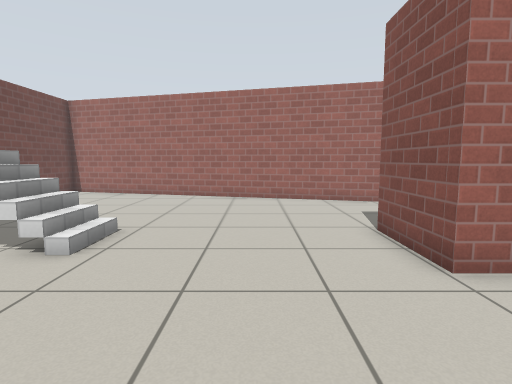
view 1 (above)

15 first-person views from a walk through a Gazebo world. The camera is 0.89 m above the floor, tilts 6° down and sees 80° across. The floor is counted in squares, 0.5 m on a side. Each view is taken from the middle of a square. On the plan, view 1 faces up. The plan holds only what a view shows up to about 16 squares ahead; the rest is blank. Simple patterns stand in for the simulator's built-in surfaces.

view 2
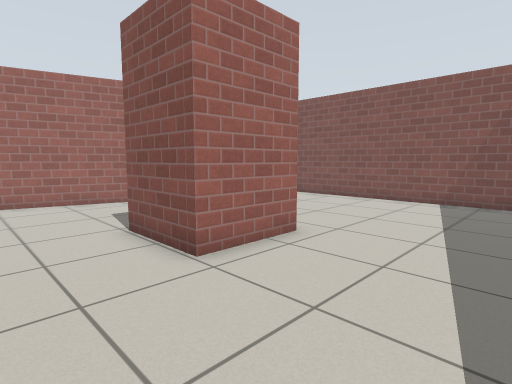

view 3
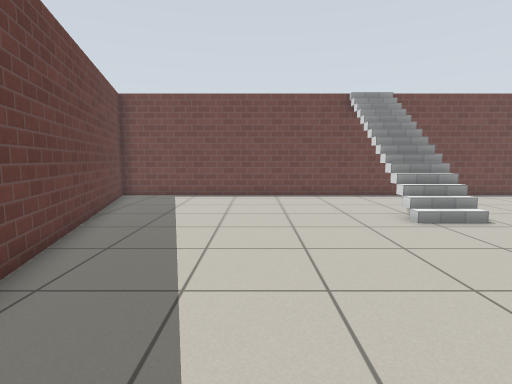

view 4
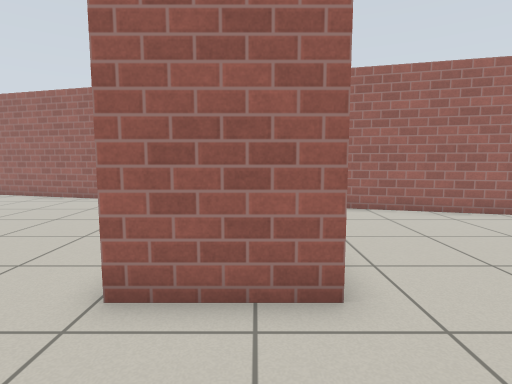

view 5
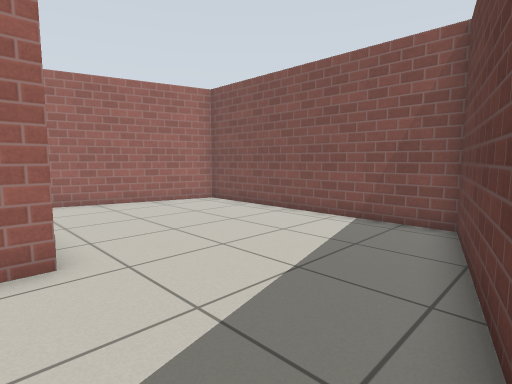

view 6
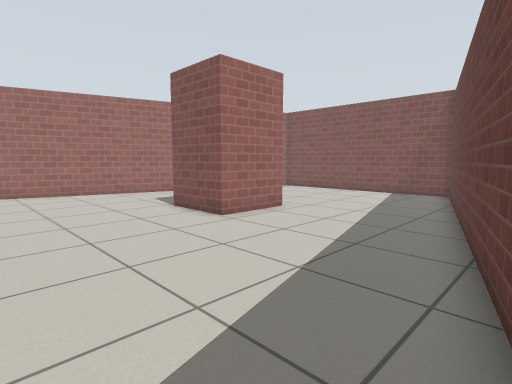

view 7
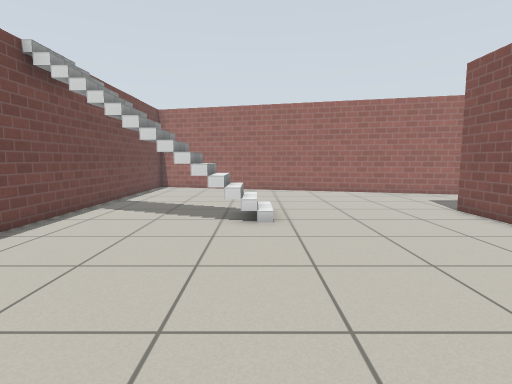

view 8
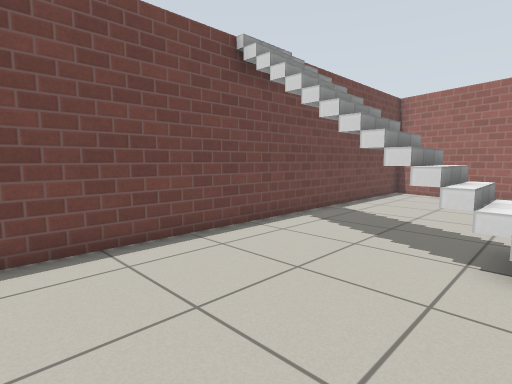

view 9
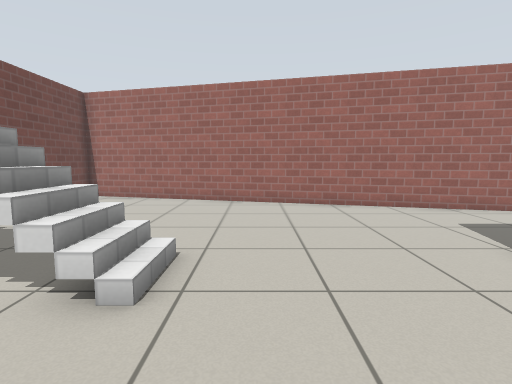

view 10
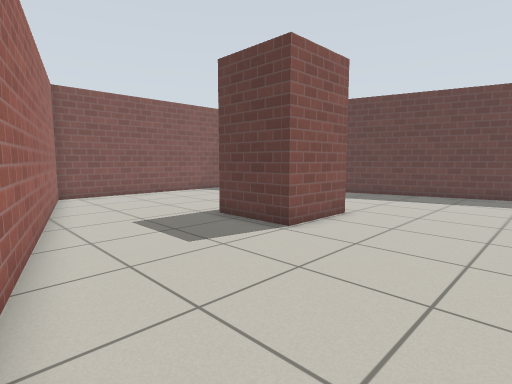

view 11
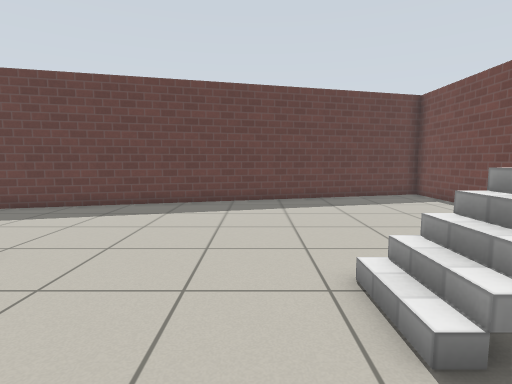

view 12
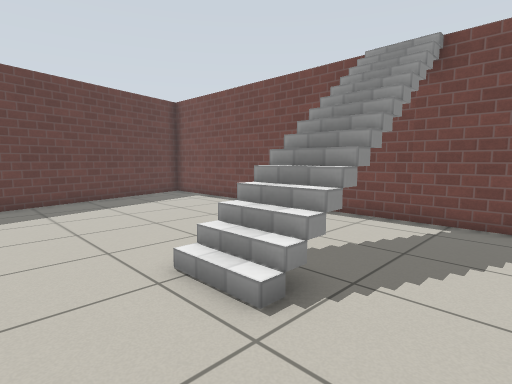

view 13
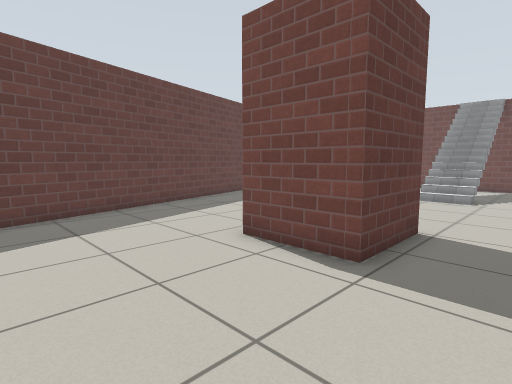

view 14
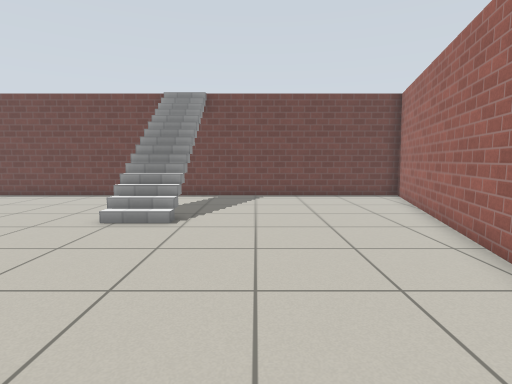

view 15
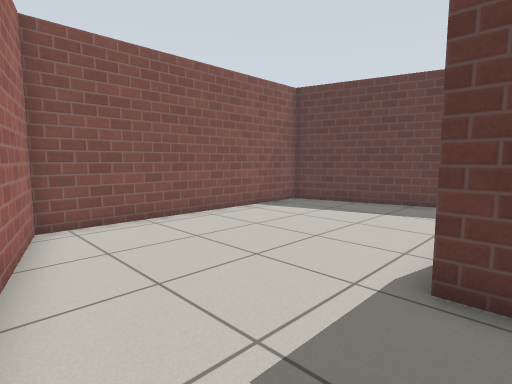

### Floor plan
Key: @ floor where view 1 was taken; # wall or solid block; . floor; S stairs; O other object.
Columns run from 10 left of view 1 to 14 right of it. Each row starts with its distance up from view 1.
 17 ####
 16 #.#####
 15 #.....#####
 14 #.........#####
 13 #.............####
 12 #................#####
 11 #....................####
 10 #.......................#
  9 #.......................#
  8 #.SSSSS......####.......#
  7 S.   OO......#  #.......#
  6 S.OOOOO......#  #.......#
  5 #............####.......#
  4 #.......................#
  3 #.......................#
  2 #.......................#
  1 #......................##
  0 #.........@.........####
 -1 #...............#####
 -2 #...........#####
 -3 #.......#####
 -4 #....####
 -5 ######

Where each view was taken, in squares from view 1:
view 1: 0 up, 0 right, facing up
view 2: 0 up, 0 right, facing up-right
view 3: 1 up, 5 right, facing left
view 4: 1 up, 5 right, facing up
view 5: 1 down, 5 right, facing up-right
view 6: 3 down, 3 left, facing up-right
view 7: 3 down, 4 left, facing up
view 8: 0 up, 4 left, facing up-left
view 9: 2 up, 2 left, facing up
view 10: 14 up, 2 left, facing down-right
view 11: 10 up, 2 left, facing down
view 12: 10 up, 1 left, facing down-left
view 13: 10 up, 11 right, facing down-left
view 14: 10 up, 5 right, facing left
view 15: 12 up, 5 right, facing down-right
